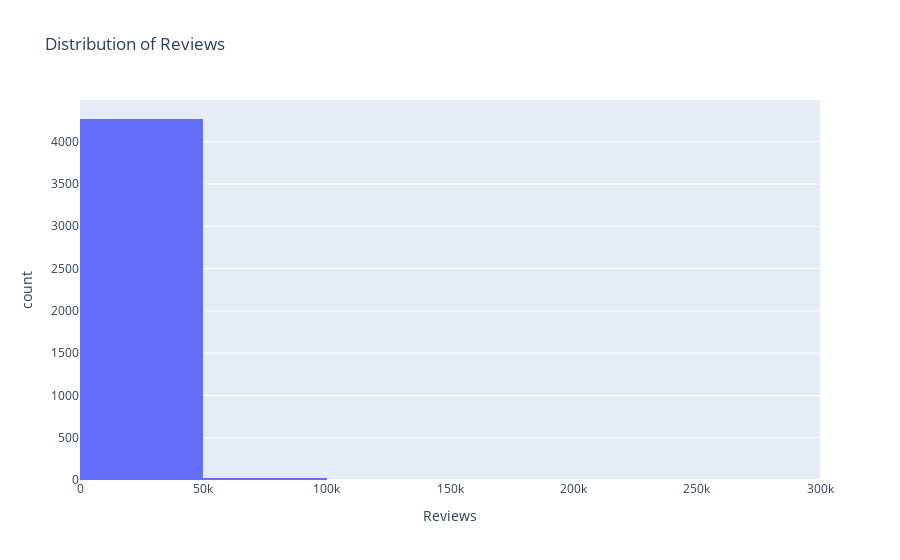

The notebook cell saved with this chart:
### Code cell
fig_reviews = px.histogram(df, x='Reviews', nbins=10, title='Distribution of Reviews')
fig_reviews.show()

### Figure 1 — Plotly figure (JSON) as saved in the notebook; plotly's stock layout.template omitted (floating-point values rounded to 4 significant figures; data arrays with more than 128 entries replaced by an {"elided": "..."} marker saying what was removed)
{"data": [{"alignmentgroup": "True", "bingroup": "x", "hovertemplate": "Reviews=%{x}<br>count=%{y}<extra></extra>", "legendgroup": "", "marker": {"color": "#636efa", "pattern": {"shape": ""}}, "name": "", "nbinsx": 10, "offsetgroup": "", "orientation": "v", "showlegend": false, "type": "histogram", "x": {"elided": "4304 int values"}, "xaxis": "x", "yaxis": "y"}], "layout": {"barmode": "relative", "legend": {"tracegroupgap": 0}, "title": {"text": "Distribution of Reviews"}, "xaxis": {"anchor": "y", "domain": [0, 1], "title": {"text": "Reviews"}}, "yaxis": {"anchor": "x", "domain": [0, 1], "title": {"text": "count"}}}}
